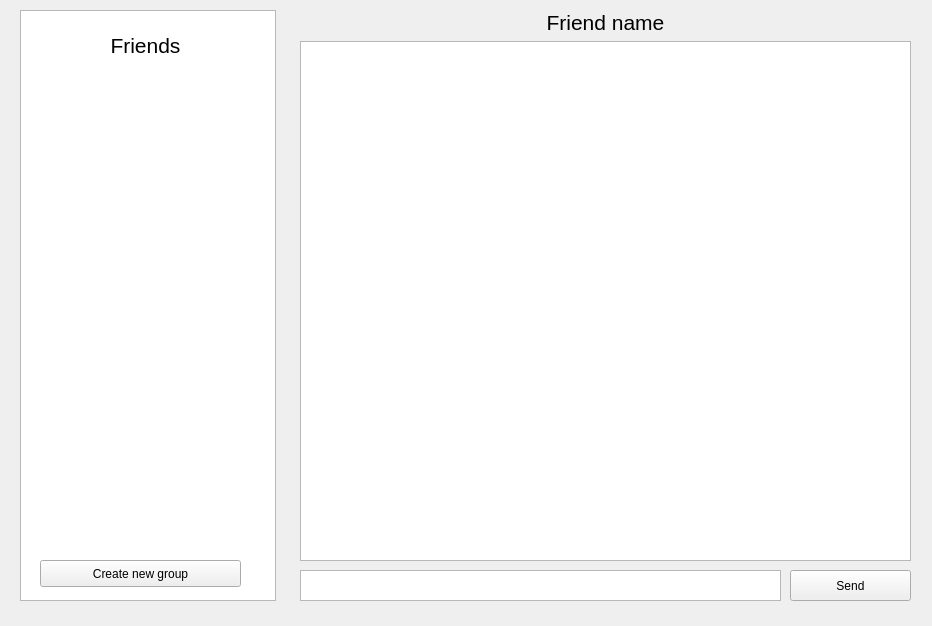
<?xml version="1.0" encoding="UTF-8"?>
<ui version="4.0">
 <class>MainWindow</class>
 <widget class="QMainWindow" name="MainWindow">
  <property name="geometry">
   <rect>
    <x>0</x>
    <y>0</y>
    <width>932</width>
    <height>626</height>
   </rect>
  </property>
  <property name="windowTitle">
   <string>MainWindow</string>
  </property>
  <widget class="QWidget" name="centralwidget">
   <widget class="QListView" name="listView">
    <property name="geometry">
     <rect>
      <x>20</x>
      <y>10</y>
      <width>256</width>
      <height>591</height>
     </rect>
    </property>
   </widget>
   <widget class="QLabel" name="label">
    <property name="geometry">
     <rect>
      <x>60</x>
      <y>30</y>
      <width>171</width>
      <height>31</height>
     </rect>
    </property>
    <property name="text">
     <string>&lt;html&gt;&lt;head/&gt;&lt;body&gt;&lt;p&gt;&lt;span style=&quot; font-size:16pt;&quot;&gt;Friends&lt;/span&gt;&lt;/p&gt;&lt;/body&gt;&lt;/html&gt;</string>
    </property>
    <property name="alignment">
     <set>Qt::AlignCenter</set>
    </property>
   </widget>
   <widget class="QWidget" name="verticalLayoutWidget">
    <property name="geometry">
     <rect>
      <x>300</x>
      <y>10</y>
      <width>611</width>
      <height>551</height>
     </rect>
    </property>
    <layout class="QVBoxLayout" name="verticalLayout">
     <item>
      <widget class="QLabel" name="label_3">
       <property name="text">
        <string>&lt;html&gt;&lt;head/&gt;&lt;body&gt;&lt;p&gt;&lt;span style=&quot; font-size:16pt;&quot;&gt;Friend name&lt;/span&gt;&lt;/p&gt;&lt;/body&gt;&lt;/html&gt;</string>
       </property>
       <property name="alignment">
        <set>Qt::AlignCenter</set>
       </property>
      </widget>
     </item>
     <item>
      <widget class="QListWidget" name="listWidget_2"/>
     </item>
    </layout>
   </widget>
   <widget class="QTextEdit" name="textEdit">
    <property name="geometry">
     <rect>
      <x>300</x>
      <y>570</y>
      <width>481</width>
      <height>31</height>
     </rect>
    </property>
   </widget>
   <widget class="QPushButton" name="pushButton">
    <property name="geometry">
     <rect>
      <x>790</x>
      <y>570</y>
      <width>121</width>
      <height>31</height>
     </rect>
    </property>
    <property name="text">
     <string>Send</string>
    </property>
   </widget>
   <widget class="QWidget" name="verticalLayoutWidget_2">
    <property name="geometry">
     <rect>
      <x>40</x>
      <y>79</y>
      <width>211</width>
      <height>471</height>
     </rect>
    </property>
    <layout class="QVBoxLayout" name="verticalLayout_2"/>
   </widget>
   <widget class="QPushButton" name="pushButton_3">
    <property name="geometry">
     <rect>
      <x>40</x>
      <y>560</y>
      <width>201</width>
      <height>27</height>
     </rect>
    </property>
    <property name="text">
     <string>Create new group</string>
    </property>
   </widget>
  </widget>
 </widget>
 <resources/>
 <connections/>
</ui>
